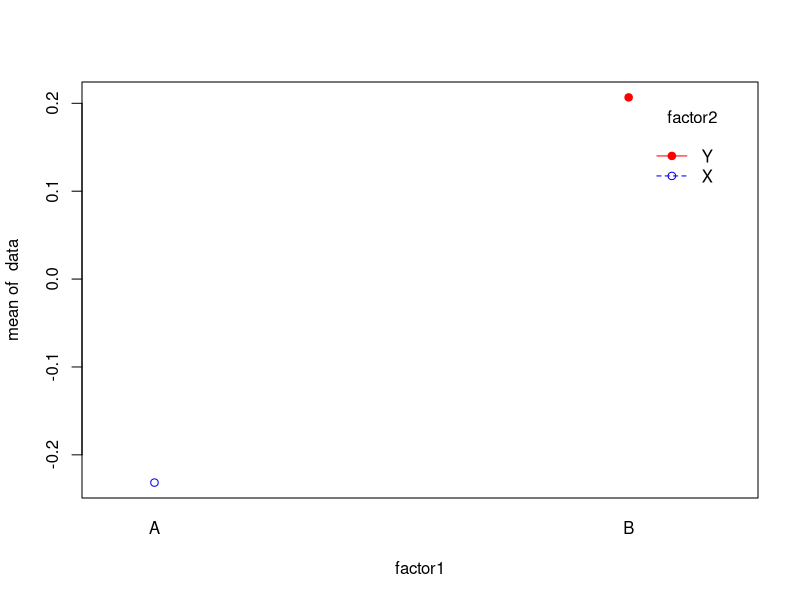

This figure's R source:
factor1 <- rep(c("A", "B"), each = 50)
factor2 <- rep(c("X", "Y"), each = 50)  # Ensure both factors have the same length
data <- rnorm(100, mean = 0, sd = 1)
anova_result <- aov(data ~ factor1 * factor2)
interaction.plot(factor1, factor2, data, type = "b", col = c("blue", "red"), pch = c(1, 19))
print(summary(anova_result))
